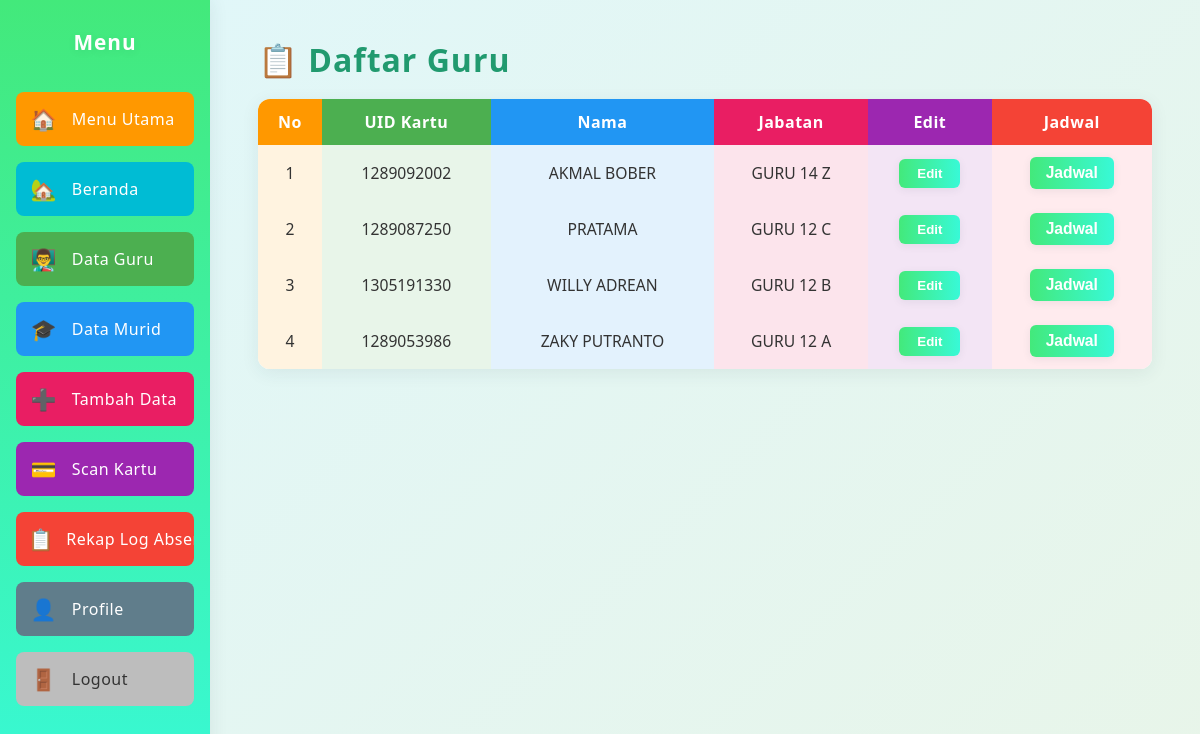
Screenshot of /guru.php with the database file from the repository.
### tables this page shows
CREATE TABLE `users` (
  `id` int(11) NOT NULL,
  `id_kartu` varchar(50) NOT NULL,
  `nama` varchar(100) NOT NULL,
  `jabatan` varchar(100) NOT NULL,
  `role` enum('guru','siswa','','') NOT NULL
);

### guru.php (the view, shortened to what this page needs)
<?php
$koneksi = new mysqli("localhost", "root", "", "absensi");
?>
<!DOCTYPE html>
<html>
<head>
</head>
<body>
<div class="sidebar">
  <h3>Menu</h3>
  <a href="menu_utama.php" style="background:#ff9800;">
    <span class="icon">🏠</span><span class="text">Menu Utama</span>
  </a>
  <a href="index.php" style="background:#00bcd4;">
    <span class="icon">🏡</span><span class="text">Beranda</span>
  </a>
  <a href="guru.php" style="background:#4caf50;">
    <span class="icon">👨‍🏫</span><span class="text">Data Guru</span>
  </a>
  <a href="murid.php" style="background:#2196f3;">
    <span class="icon">🎓</span><span class="text">Data Murid</span>
  </a>
  <a href="tambah_data.php" style="background:#e91e63;">
    <span class="icon">➕</span><span class="text">Tambah Data</span>
  </a>
  <a href="scan_kartu.php" style="background:#9c27b0;">
    <span class="icon">💳</span><span class="text">Scan Kartu</span>
  </a>
  <a href="log_rekap.php" style="background:#f44336;">
    <span class="icon">📋</span><span class="text">Rekap Log Absensi</span>
  </a>
  <a href="profile.php" style="background:#607d8b;">
    <span class="icon">👤</span><span class="text">Profile</span>
  </a>
  <a href="logout.php" style="background:#bdbdbd; color:#333;">
    <span class="icon">🚪</span><span class="text">Logout</span>
  </a>
</div>
<div class="main">
  <h2>📋 Daftar Guru</h2>
  <table>
    <tr>
      <th>No</th>
      <th>UID Kartu</th>
      <th>Nama</th>
      <th>Jabatan</th>
      <th>Edit</th>
      <th>Jadwal</th>
    </tr>
    <?php
    $no = 1;
    $res = $koneksi->query("SELECT * FROM users ORDER BY id DESC");
    while ($row = $res->fetch_assoc()) {
      echo "<tr>
              <td>{$no}</td>
              <td>{$row['id_kartu']}</td>
              <td>{$row['nama']}</td>
              <td>{$row['jabatan']}</td>
              <td>
                <button class='edit-btn'
                  data-id='{$row['id']}'
                  data-id_kartu='{$row['id_kartu']}'
                  data-nama=\"".htmlspecialchars($row['nama'], ENT_QUOTES)."\"
                  data-jabatan=\"".htmlspecialchars($row['jabatan'], ENT_QUOTES)."\"
                >Edit</button>
              </td>
              <td>
                <a href='jadwal.php?id_guru={$row['id']}' style='text-decoration:none;'>
                  <button type=\"button\" class=\"jadwal-btn\" style=\"background:linear-gradient(90deg,#43e97b 0%,#38f9d7 100%);color:#fff;border:none;border-radius:6px;padding:7px 16px;font-weight:bold;cursor:pointer;transition:background 0.18s, color 0.18s, transform 0.18s;box-shadow:0 2px 8px rgba(44,62,80,0.08);font-size:0.98rem;\">
                    Jadwal
                  </button>
                </a>
              </td>
            </tr>";
      $no++;
    }
    ?>
</body>
</html>

### guru.php (style rules this page uses)
* { margin: 0; padding: 0; box-sizing: border-box; }
body { font-family: 'Segoe UI', Arial, sans-serif; background: linear-gradient(135deg, #e0f7fa 0%, #e8f5e9 100%); min-height: 100vh; display: flex; }
.sidebar { width: 60px; background: linear-gradient(180deg, #43e97b 0%, #38f9d7 100%); height: 100vh; padding-top: 28px; position: fixed; top: 0; left: 0; box-shadow: 2px 0 16px rgba(44,62,80,0.08); display: flex; flex-direction: column; align-items: center; transition: width 0.25s; z-index: 10; overflow-x: hidden; }
.sidebar h3 { color: #fff; text-align: center; margin-bottom: 28px; letter-spacing: 1px; font-size: 1.3rem; font-weight: 700; text-shadow: 0 2px 8px rgba(44,62,80,0.08); opacity: 0; transition: opacity 0.2s; }
.sidebar a { display: flex; align-items: center; width: 85%; margin: 8px auto; padding: 13px 0; color: #fff; background: rgba(255,255,255,0.08); border-radius: 8px; text-decoration: none; font-weight: 500; font-size: 1rem; letter-spacing: 0.5px; transition: background 0.18s, color 0.18s, transform 0.18s, padding 0.18s; overflow: hidden; }
.sidebar a .icon { display: inline-block; width: 32px; text-align: center; font-size: 1.3rem; margin-right: 0; transition: margin 0.18s; }
.sidebar a .text { opacity: 0; width: 0; margin-left: 0; transition: opacity 0.18s, width 0.18s, margin 0.18s; white-space: nowrap; }
.main { margin-left: 60px; padding: 38px 4vw 38px 4vw; flex: 1; min-height: 100vh; background: transparent; transition: margin-left 0.25s; }
.main h2 { color: #219a6f; margin-bottom: 18px; font-size: 2rem; font-weight: 700; letter-spacing: 1px; }
table { margin-top: 10px; border-collapse: collapse; width: 100%; background: #fff; border-radius: 12px; overflow: hidden; box-shadow: 0 4px 18px rgba(44,62,80,0.08); }
th, td { border: none; padding: 12px 8px; text-align: center; }
th { color: #fff; font-size: 1rem; font-weight: 600; letter-spacing: 0.5px; }
th:nth-child(1) { background: #ff9800; }
th:nth-child(2) { background: #4caf50; }
th:nth-child(3) { background: #2196f3; }
th:nth-child(4) { background: #e91e63; }
th:nth-child(5) { background: #9c27b0; }
th:nth-child(6) { background: #f44336; }
td:nth-child(1) { background: #fff3e0; }
td:nth-child(2) { background: #e8f5e9; }
td:nth-child(3) { background: #e3f2fd; }
td:nth-child(4) { background: #fce4ec; }
td:nth-child(5) { background: #f3e5f5; }
td:nth-child(6) { background: #ffebee; }
tbody tr:nth-child(odd) { background: #f4f9f4; }
tbody tr:nth-child(even) { background: #e3f2fd; }
td { font-size: 0.98rem; color: #333; }
.edit-btn { background: linear-gradient(90deg, #43e97b 0%, #38f9d7 100%); color: #fff; border: none; border-radius: 6px; padding: 7px 18px; font-weight: bold; cursor: pointer; transition: background 0.18s, color 0.18s, transform 0.18s; box-shadow: 0 2px 8px rgba(44,62,80,0.08); }

### rows the page displays
users: id_kartu "1289092002", nama "AKMAL BOBER", jabatan "GURU 14 Z"
users: id_kartu "1289087250", nama "PRATAMA", jabatan "GURU 12 C"
users: id_kartu "1305191330", nama "WILLY ADREAN", jabatan "GURU 12 B"
users: id_kartu "1289053986", nama "ZAKY PUTRANTO", jabatan "GURU 12 A"
